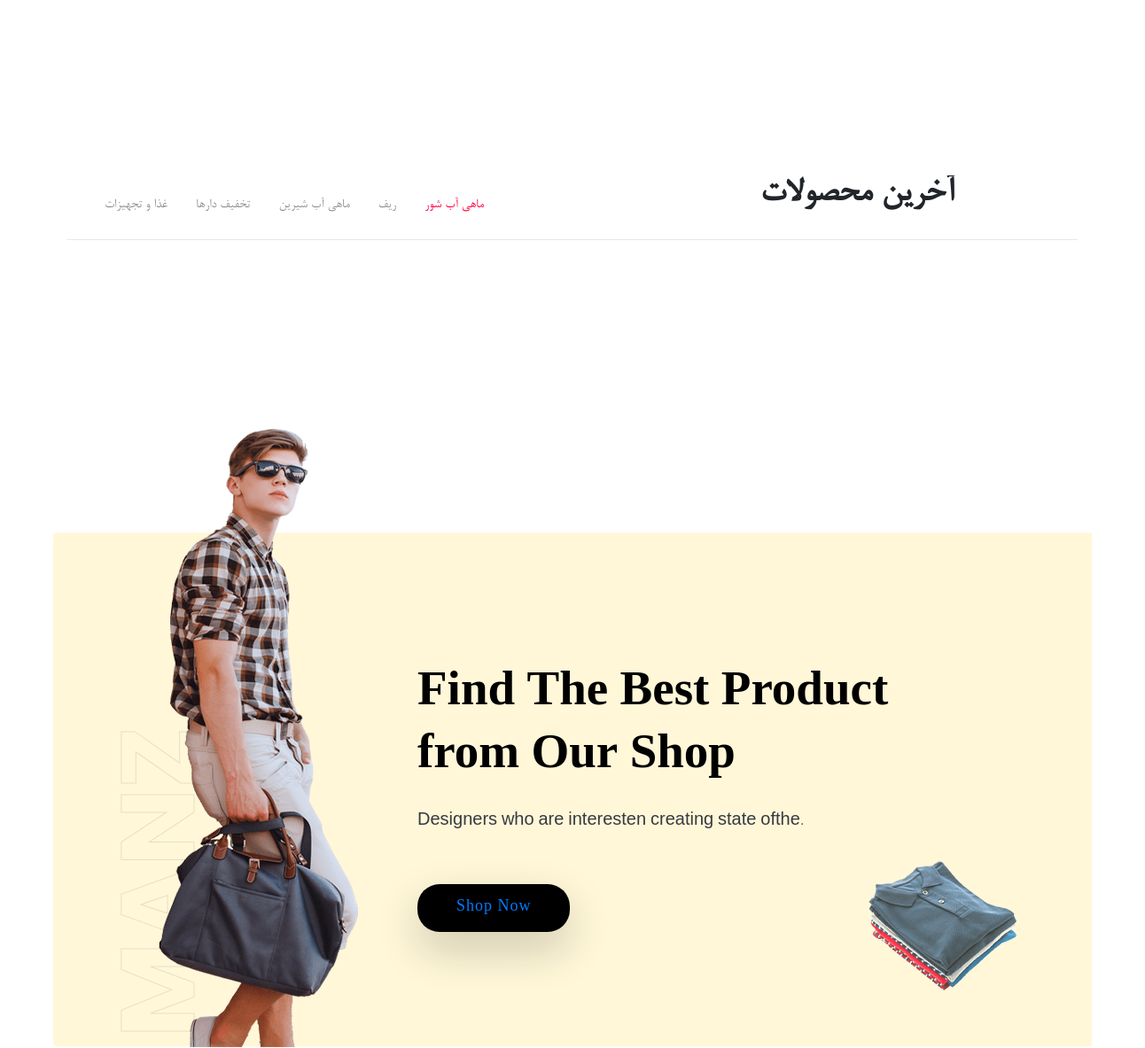
The app's page / (middle part), older data.
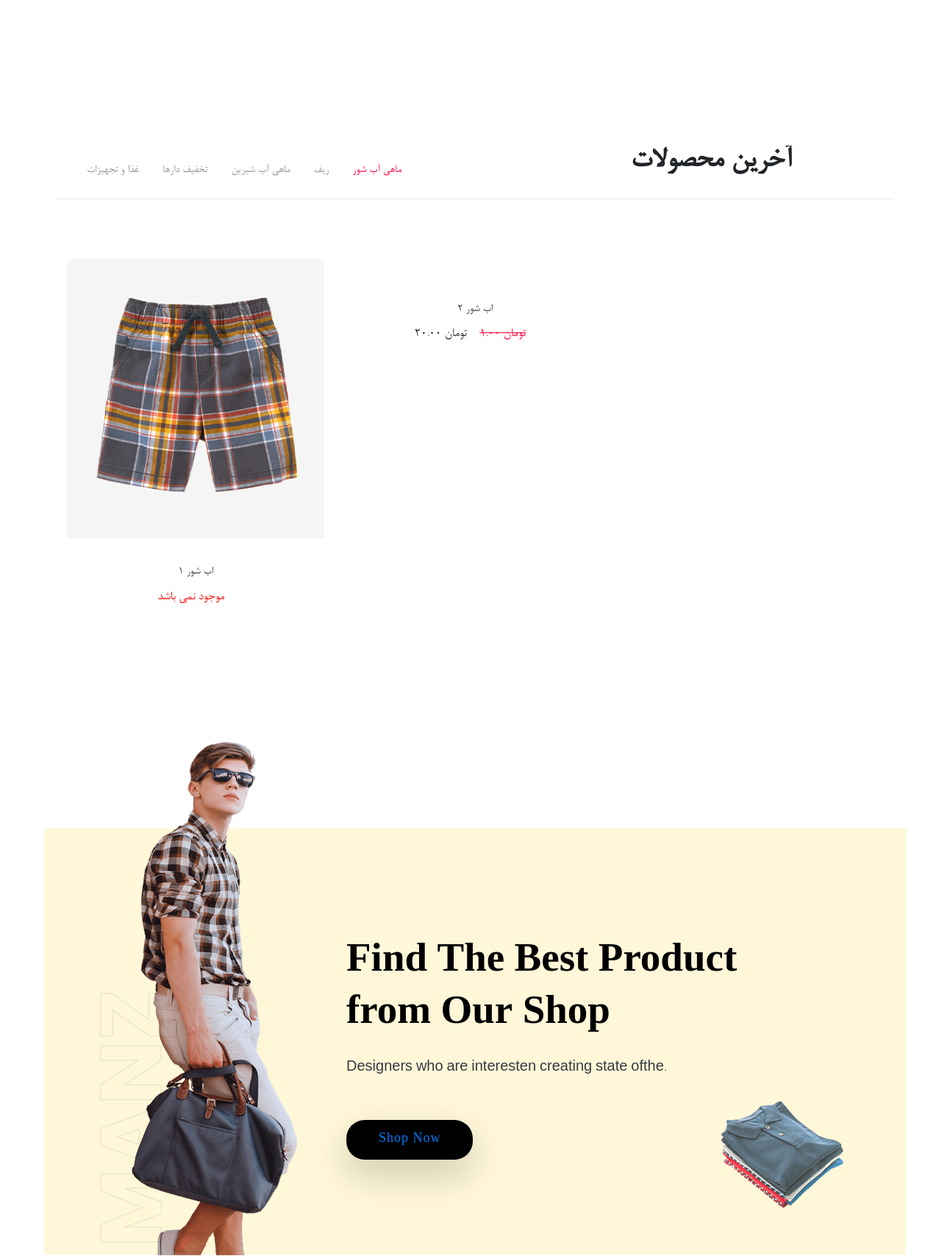
The same page, newer data.
### shop/models.py (models this page shows, shortened)
class Product(models.Model):
    title=models.CharField(max_length=50)
    description=models.CharField(max_length=500, blank=True)
    category= models.CharField(max_length=30,choices=CATEGORY_CHOICES)
    created_time=models.DateTimeField(default=timezone.now)
    slug = models.SlugField(max_length=100, blank=True, null=True)
    image=models.ImageField(upload_to="shop/image_product",blank=True)
    brand=models.CharField(max_length=100,blank=True)
    orginal_price=models.DecimalField(max_digits=10, decimal_places=2,blank=True)
    final_price=models.DecimalField(max_digits=10,decimal_places=2,blank=True)
    rate=IntegerRangeField(min_value=0, max_value=5,blank=True)
    type=models.CharField(max_length=100,blank=True,choices=TYPE_CHOICES)
    has_offer=models.BooleanField()
    exist=models.BooleanField()

### shop/views.py (the view)
# urls.py: path('', views.index, name="index"),
def index(request):
    products = Product.objects.all()
    reef_list = products.filter(category='reef').order_by('created_time')[0:INDEX_LASTPRODUCT_NUMBER]
    salt_fish_list = products.filter(category='saltwater_fish').order_by('created_time')[0:INDEX_LASTPRODUCT_NUMBER]
    fresh_fish_list = products.filter(category='freshwater_fish').order_by('created_time')[0:INDEX_LASTPRODUCT_NUMBER]
    supplies_list = products.filter(category='supplies').order_by('created_time')[0:INDEX_LASTPRODUCT_NUMBER]
    offer_products_list = products.filter(has_offer=1).order_by('created_time')[0:INDEX_LASTPRODUCT_NUMBER]
    return render(request,
                  'shop/index.html',
                  {'reef_list': reef_list,
                   'salt_fish_list': salt_fish_list,
                   'fresh_fish_list': fresh_fish_list,
                   'supplies_list': supplies_list,
                   'offer_products_list': offer_products_list,
                   })

### templates/shop/index.html (shortened to what this page needs)
{% extends 'base.html' %}
{% load static %}
{% block body %}
    <main>
        <section class="category-area section-padding30">
            <div class="container-fluid">
                <div class="row">
                    <div class="col-xl-3 col-lg-6">
                    </div>
                    <div class="col-xl-3 col-lg-6">
                    </div>
                    <div class="col-xl-3 col-lg-6">
                    </div>
                    <div class="col-xl-3 col-lg-6">
                    </div>
                </div>
            </div>
        </section>
        <section class="latest-product-area padding-bottom">
            <div class="container">
                <div class="row product-btn d-flex justify-content-end align-items-end " dir="rtl">
                    <div class="col-xl-4 col-lg-5 col-md-5 " style="float:left;">
                        <div class="section-tittle mb-30">
                            <h2>
                                <pre>آخرین محصولات </pre>
                            </h2>
                        </div>
                    </div>
                    <div class="col-xl-8 col-lg-7 col-md-7 " style=" float:left;">
                        <div class="properties__button f-left">
                            <nav>
                                <div class="nav nav-tabs" id="nav-tab" role="tablist">
                                    <a class="nav-item nav-link active" id="nav-home-tab" data-toggle="tab"
                                       href="#nav-home" role="tab" aria-controls="nav-home" aria-selected="true">ماهی آب
                                        شور</a>
                                    <a class="nav-item nav-link" id="nav-profile-tab" data-toggle="tab"
                                       href="#nav-profile" role="tab" aria-controls="nav-profile" aria-selected="false">ریف</a>
                                    <a class="nav-item nav-link" id="nav-contact-tab" data-toggle="tab"
                                       href="#nav-contact" role="tab" aria-controls="nav-contact" aria-selected="false">ماهی
                                        آب شیرین</a>
                                    <a class="nav-item nav-link" id="nav-contact2-tab" data-toggle="tab"
                                       href="#nav-offer" role="tab" aria-controls="nav-contact" aria-selected="false">تخفیف دارها</a>
                                    <a class="nav-item nav-link" id="nav-last-tab" data-toggle="tab" href="#nav-last"
                                       role="tab" aria-controls="nav-contact" aria-selected="false">غذا و تجهیزات</a>
                                </div>
                            </nav>
                        </div>
                    </div>
                </div>
                <div class="tab-content" id="nav-tabContent">
                    <div class="tab-pane fade show active" id="nav-home" role="tabpanel" aria-labelledby="nav-home-tab">
                        <div class="row">
                            {% for salt in salt_fish_list %}
                                <div class="col-xl-4 col-lg-4 col-md-6">
                                    <div class="single-product mb-60">
                                        <div class="product-img">
                                            <img src="{{ salt.image.url }}" alt="">
                                        </div>
                                        <div class="product-caption">
                                            <h4><a href="#">{{ salt.title }}</a></h4>
                                            {% if salt.exist %}
                                                <div class="price">
                                                    <ul>
                                                        <li> تومان {{ salt.orginal_price }}</li>
                                                        {% if salt.has_offer %}
                                                            <li class="discount"> تومان {{ salt.final_price }}</li>
                                                        {% endif %}
                                                    </ul>
                                                </div>
                                            {% else %}
                                                <div class="price">
                                                    <ul>
                                                        <li style="color: red">موجود نمی باشد</li>
                                                    </ul>
                                                </div>
                                            {% endif %}
                                        </div>
                                    </div>
                                </div>
                            {% endfor %}
                        </div>
                    </div>
                </div>
            </div>
        </section>
        <div class="best-product-area lf-padding">
            <div class="product-wrapper bg-height" style="background-image: url('/static/img/categori/card.png')">
                <div class="container position-relative">
                    <div class="row justify-content-between align-items-end">
                        <div class="product-man position-absolute  d-none d-lg-block">
                            <img src="{% static "/img/categori/card-man.png" %}" alt="">
                        </div>
                        <div class="col-xl-2 col-lg-2 col-md-2 d-none d-lg-block">
                            <div class="vertical-text">
                                <span>Manz</span>
                            </div>
                        </div>
                        <div class="col-xl-8 col-lg-8">
                            <div class="best-product-caption">
                                <h2>Find The Best Product<br> from Our Shop</h2>
                                <p>Designers who are interesten creating state ofthe.</p>
                                <a href="#" class="black-btn">Shop Now</a>
                            </div>
                        </div>
                    </div>
                </div>
            </div>
            <div class="shape bounce-animate d-none d-md-block">
                <img src="assets/img/categori/card-shape.png" alt="">
            </div>
        </div>
    </main>
{% endblock %}

### templates/base.html (shortened to what this page needs)
<!doctype html>
{% load static %}
<html class="no-js" lang="zxx">
<head>
    <link rel="stylesheet" href="{% static "/css/bootstrap.min.css" %}">
    <link rel="stylesheet" href="{% static "/css/owl.carousel.min.css" %}">
    <link rel="stylesheet" href="{% static "/css/flaticon.css" %}">
    <link rel="stylesheet" href="{% static "/css/slicknav.css" %}">
    <link rel="stylesheet" href="{% static "/css/animate.min.css" %}">
    <link rel="stylesheet" href="{% static "/css/magnific-popup.css" %}">
    <link rel="stylesheet" href="{% static "/css/fontawesome-all.min.css" %}">
    <link rel="stylesheet" href="{% static "/css/themify-icons.css" %}">
    <link rel="stylesheet" href="{% static "/css/slick.css" %}">
    <link rel="stylesheet" href="{% static "/css/nice-select.css" %}">
    <link rel="stylesheet" href="{% static "/css/style.css" %}">
    <link rel="stylesheet" href="https://stackpath.bootstrapcdn.com/bootstrap/4.4.1/css/bootstrap.min.css"
>
    <link rel="stylesheet" href="{% static "/css/persian_font.css" %}">
    <link rel="stylesheet" href="https://cdnjs.cloudflare.com/ajax/libs/font-awesome/4.7.0/css/font-awesome.min.css">
</head>
<body>
{% block body %}
{% endblock %}
</body>
</html>

Row changes from the older to the newer data that the page shows:
now on this page (row edited): Product: image (picture), title "اب شور ۱", exist "موجود نمی باشد"
added Product: title "اب شور ۲", orginal_price "20.00", final_price "1.00"
